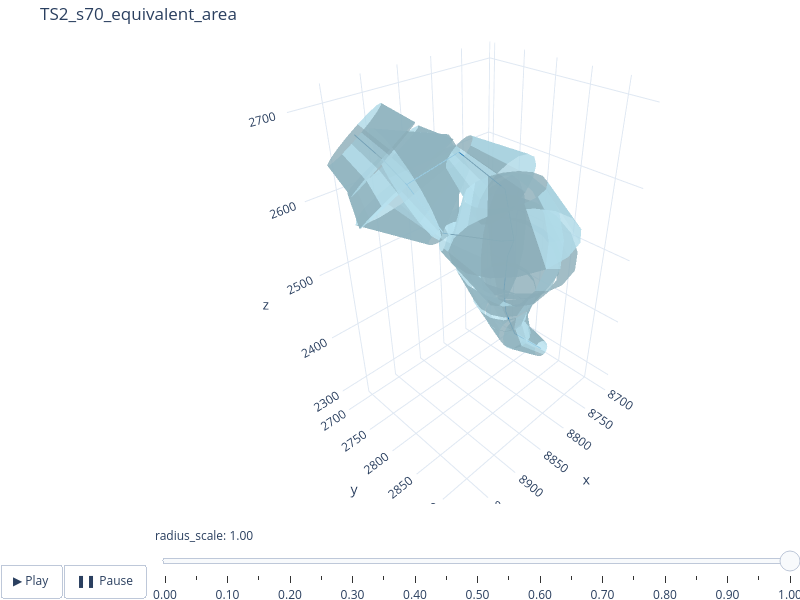

The notebook cell saved with this chart:
### Markdown cell above
# Plotting

### Code cell
# plot using swctools
make_html = False

for radius_strategy in radius_strategy_list:
    swc_filepath = f"{swc_out_dir}/TS{spine_idx}_s{spacing}_{radius_strategy}.swc"
    model = SWCModel.from_swc_file(swc_filepath)
    model.print_attributes(node_info=False, edge_info=False)
    frusta = FrustaSet.from_swc_model(model)
    title = f"TS{spine_idx}_s{spacing}_{radius_strategy}"
    fig = plot_model(swc_model=model, frusta=frusta, slider=True, title=title)
    fig.show()
    if make_html:
        fig.write_html(f"../plotly/TS{spine_idx}_s{spacing}_{radius_strategy}.html")

### Figure 1 — Plotly figure (JSON) as saved in the notebook; plotly's stock layout.template omitted (floating-point values rounded to 4 significant figures; data arrays with more than 128 entries replaced by an {"elided": "..."} marker saying what was removed)
{"data": [{"color": "lightblue", "flatshading": true, "i": {"elided": "416 int values"}, "j": {"elided": "416 int values"}, "k": {"elided": "416 int values"}, "name": "frusta", "opacity": 0.8, "type": "mesh3d", "x": {"elided": "416 float values"}, "y": {"elided": "416 float values"}, "z": {"elided": "416 float values"}}, {"line": {"color": "#1f77b4", "width": 2}, "mode": "lines", "name": "centroid", "type": "scatter3d", "x": [8718.0, 8756.0, null, 8756.0, 8785.0, null, 8785.0, 8811.0, null, 8811.0, 8824.0, null, 8824.0, 8824.0, null, 8824.0, 8843.0, null, 8843.0, 8896.0, null, 8896.0, 8917.0, null, 8917.0, 8927.0, null, 8917.0, 8869.0, null, 8927.0, 8942.0, null, 8869.0, 8831.0, null, 8831.0, 8824.0, null], "y": [2827.0, 2805.0, null, 2805.0, 2811.0, null, 2811.0, 2829.0, null, 2829.0, 2844.0, null, 2844.0, 2853.0, null, 2853.0, 2850.0, null, 2850.0, 2813.0, null, 2813.0, 2780.0, null, 2780.0, 2756.0, null, 2780.0, 2811.0, null, 2756.0, 2731.0, null, 2811.0, 2843.0, null, 2843.0, 2853.0, null], "z": [2291.0, 2332.0, null, 2332.0, 2394.0, null, 2394.0, 2456.0, null, 2456.0, 2521.0, null, 2521.0, 2548.0, null, 2548.0, 2554.0, null, 2554.0, 2571.0, null, 2571.0, 2626.0, null, 2626.0, 2649.0, null, 2626.0, 2657.0, null, 2649.0, 2674.0, null, 2657.0, 2612.0, null, 2612.0, 2548.0, null]}], "layout": {"height": 600, "margin": {"b": 0, "l": 0, "r": 0, "t": 40}, "scene": {"aspectmode": "data"}, "showlegend": false, "sliders": [{"active": 20, "currentvalue": {"prefix": "radius_scale: ", "visible": true}, "steps": [{"args": [["scale=0.00"], {"frame": {"duration": 0}, "mode": "immediate", "transition": {"duration": 0}}], "label": "0.00", "method": "animate"}, {"args": [["scale=0.05"], {"frame": {"duration": 0}, "mode": "immediate", "transition": {"duration": 0}}], "label": "0.05", "method": "animate"}, {"args": [["scale=0.10"], {"frame": {"duration": 0}, "mode": "immediate", "transition": {"duration": 0}}], "label": "0.10", "method": "animate"}, {"args": [["scale=0.15"], {"frame": {"duration": 0}, "mode": "immediate", "transition": {"duration": 0}}], "label": "0.15", "method": "animate"}, {"args": [["scale=0.20"], {"frame": {"duration": 0}, "mode": "immediate", "transition": {"duration": 0}}], "label": "0.20", "method": "animate"}, {"args": [["scale=0.25"], {"frame": {"duration": 0}, "mode": "immediate", "transition": {"duration": 0}}], "label": "0.25", "method": "animate"}, {"args": [["scale=0.30"], {"frame": {"duration": 0}, "mode": "immediate", "transition": {"duration": 0}}], "label": "0.30", "method": "animate"}, {"args": [["scale=0.35"], {"frame": {"duration": 0}, "mode": "immediate", "transition": {"duration": 0}}], "label": "0.35", "method": "animate"}, {"args": [["scale=0.40"], {"frame": {"duration": 0}, "mode": "immediate", "transition": {"duration": 0}}], "label": "0.40", "method": "animate"}, {"args": [["scale=0.45"], {"frame": {"duration": 0}, "mode": "immediate", "transition": {"duration": 0}}], "label": "0.45", "method": "animate"}, {"args": [["scale=0.50"], {"frame": {"duration": 0}, "mode": "immediate", "transition": {"duration": 0}}], "label": "0.50", "method": "animate"}, {"args": [["scale=0.55"], {"frame": {"duration": 0}, "mode": "immediate", "transition": {"duration": 0}}], "label": "0.55", "method": "animate"}, {"args": [["scale=0.60"], {"frame": {"duration": 0}, "mode": "immediate", "transition": {"duration": 0}}], "label": "0.60", "method": "animate"}, {"args": [["scale=0.65"], {"frame": {"duration": 0}, "mode": "immediate", "transition": {"duration": 0}}], "label": "0.65", "method": "animate"}, {"args": [["scale=0.70"], {"frame": {"duration": 0}, "mode": "immediate", "transition": {"duration": 0}}], "label": "0.70", "method": "animate"}, {"args": [["scale=0.75"], {"frame": {"duration": 0}, "mode": "immediate", "transition": {"duration": 0}}], "label": "0.75", "method": "animate"}, {"args": [["scale=0.80"], {"frame": {"duration": 0}, "mode": "immediate", "transition": {"duration": 0}}], "label": "0.80", "method": "animate"}, {"args": [["scale=0.85"], {"frame": {"duration": 0}, "mode": "immediate", "transition": {"duration": 0}}], "label": "0.85", "method": "animate"}, {"args": [["scale=0.90"], {"frame": {"duration": 0}, "mode": "immediate", "transition": {"duration": 0}}], "label": "0.90", "method": "animate"}, {"args": [["scale=0.95"], {"frame": {"duration": 0}, "mode": "immediate", "transition": {"duration": 0}}], "label": "0.95", "method": "animate"}, {"args": [["scale=1.00"], {"frame": {"duration": 0}, "mode": "immediate", "transition": {"duration": 0}}], "label": "1.00", "method": "animate"}]}], "title": {"text": "TS2_s70_equivalent_area"}, "updatemenus": [{"buttons": [{"args": [null, {"frame": {"duration": 0}, "fromcurrent": true, "transition": {"duration": 0}}], "label": "▶ Play", "method": "animate"}, {"args": [[null], {"frame": {"duration": 0}, "mode": "immediate", "transition": {"duration": 0}}], "label": "❚❚ Pause", "method": "animate"}], "direction": "left", "pad": {"r": 10, "t": 60}, "showactive": false, "type": "buttons", "x": 0, "y": 0}], "width": 800}}
